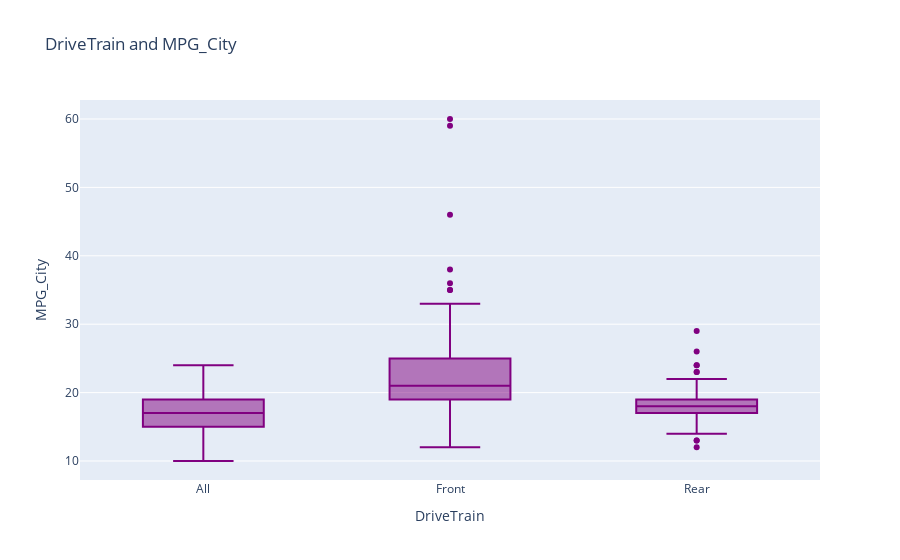

This figure's notebook cell:
### Markdown cell above
Observación Type and MPG_City:

Podemos observar la alta eficiencia de millas por galón en ciudad para los autos de tipo Hybrid

### Code cell
#DriveTrain and MPG_City
fig = px.box(df, x="DriveTrain", y="MPG_City" ,color_discrete_sequence=["purple"],title="DriveTrain and MPG_City")
fig.show()

### Figure 1 — Plotly figure (JSON) as saved in the notebook; plotly's stock layout.template omitted (floating-point values rounded to 4 significant figures; data arrays with more than 128 entries replaced by an {"elided": "..."} marker saying what was removed)
{"data": [{"alignmentgroup": "True", "hovertemplate": "DriveTrain=%{x}<br>MPG_City=%{y}<extra></extra>", "legendgroup": "", "marker": {"color": "purple"}, "name": "", "notched": false, "offsetgroup": "", "orientation": "v", "showlegend": false, "type": "box", "x": {"elided": "428 str values"}, "x0": " ", "xaxis": "x", "y": {"elided": "428 int values"}, "y0": " ", "yaxis": "y"}], "layout": {"autosize": true, "boxmode": "group", "legend": {"tracegroupgap": 0}, "title": {"text": "DriveTrain and MPG_City"}, "xaxis": {"anchor": "y", "autorange": true, "domain": [0, 1], "range": [-0.5, 2.5], "title": {"text": "DriveTrain"}, "type": "category"}, "yaxis": {"anchor": "x", "autorange": true, "domain": [0, 1], "range": [7.222, 62.78], "title": {"text": "MPG_City"}, "type": "linear"}}}
